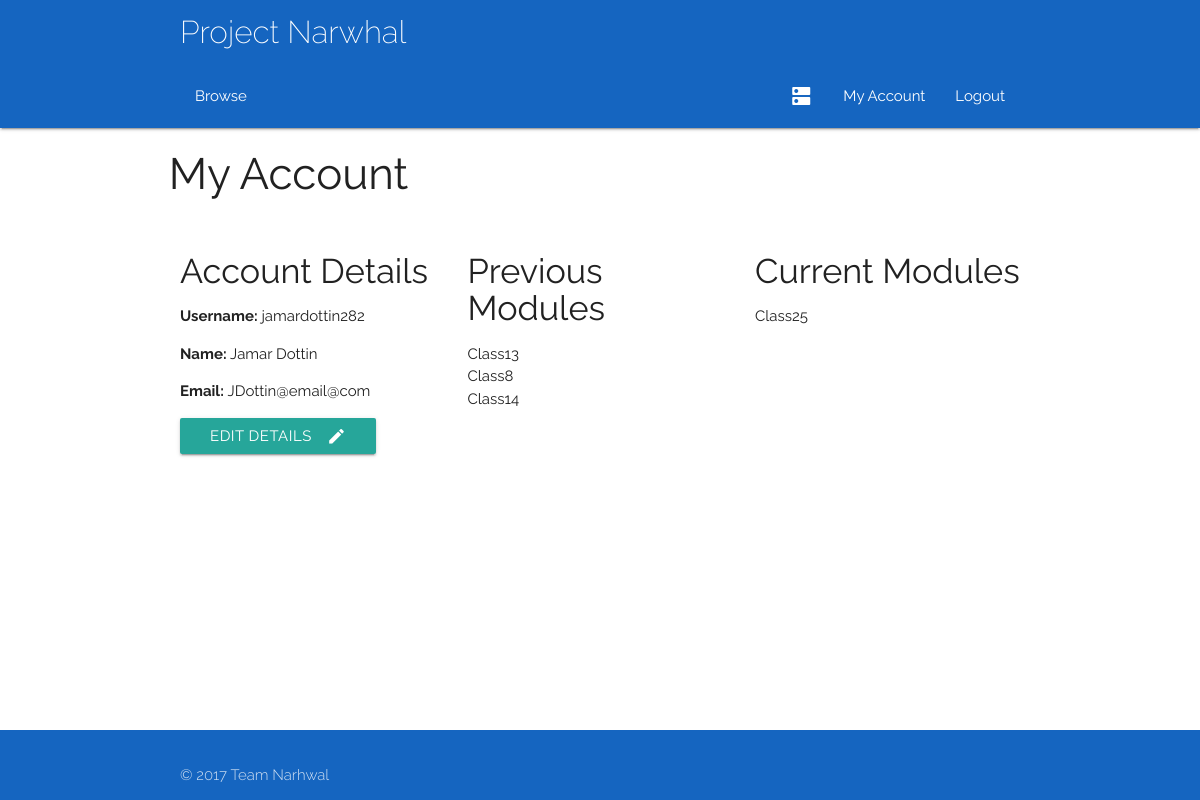
Screenshot of /myaccount (signed in) with the database file from the repository.
### app/models.py (models this page shows, shortened)
class User(db.Model):
	__tablename__ = 'User'
	userID = db.Column(db.Integer, primary_key = True)
	name = db.Column(db.String(100))
	username = db.Column(db.String(100))
	email = db.Column(db.String(100))
	password = db.Column(db.String(100))
	type = db.Column(db.String(100))
	__mapper_args__ = {
		'polymorphic_identity': 'base',
		'polymorphic_on': type
	}

class Class(db.Model):
	__tablename__ = 'Class'
	classID = db.Column(db.Integer, primary_key = True)
	coursePoint = db.Column(db.Integer, db.ForeignKey('Course.courseID'))
	course = db.relationship("Course", foreign_keys = [coursePoint])
	courseID = db.Column(db.Integer)
	title = db.Column(db.String(100))
	description = db.Column(db.String(100))
	capacity = db.Column(db.Integer)
	startDate = db.Column(db.DateTime)
	duration = db.Column(db.Integer)
	endDate = db.Column(db.DateTime)
	reqFac = db.Column(db.String(100), default = 'None')
	preTrain = relationship("Class")
	parent_id = Column(db.Integer, ForeignKey('Class.classID'))
	locationPoint = db.Column(db.Integer, db.ForeignKey('Room.roomID'))
	location = db.relationship("Room", foreign_keys = [locationPoint])
	trainerPoint = db.Column(db.Integer, db.ForeignKey('Trainer.trainerID'))
	trainer = db.relationship("Trainer", foreign_keys = [trainerPoint])
	attendanceList = db.relationship('Delegate', secondary = association_table)
	waitList = db.relationship('Delegate', secondary = waiting_table)

### app/views.py (the view)
@app.route('/myaccount')
@login_required
def myAccount():
    if current_user.type == 'Delegate':
        delClassList = getClasses(current_user)
        pastClass = history(current_user)
        futureClass = schedule(current_user)
        return render_template('myAccount.html', title='Account Details', pastClass=pastClass, futureClass=futureClass)
    elif current_user.type == 'Trainer':
        teachingList = classes(trainerPoint = current_user.trainerID)
        return render_template('myAccount.html', title='Account Details', teachingList = teachingList)
    else:
        abort(403)

### app/views.py (called while the page is built)
@login_manager.user_loader
def load_user(id):
    return models.User.query.get(id)

### queries.py (called while the page is built)
def listConvert(x):
    if(x.count() == 1):
        x = x[0]
        return x
    else:
        y = []
    for i in x:
        y.append(i)
    return y

def classes(**kwargs):
    q = models.Class.query.filter_by(**kwargs)
    q = listConvert(q)
    return q

def history(delegate):
    today = datetime.now()
    classList = delegate.classList
    results = []
    for i in classList:
        if (i.endDate < today):
            results.append(i)
    return results

def schedule(delegate):
    today = datetime.now()
    classList = delegate.classList
    results = []
    for i in classList:
        if(i.endDate > today):
            results.append(i)
    return results

def getClasses(dele):
    classList = classes()
    results = []
    for i in classList:
        if dele in i.attendanceList:
            results.append(i)
    return results

### app/templates/myAccount.html (shortened to what this page needs)
{% extends 'base.html' %} {% block content %}
<div class="container">
    <div class="row">
        <div class="l12">
            <h3>My Account</h3>
        </div>
    </div>
    <div class="row">
        <div class="{% if current_user.type == 'Delegate' %}col l4 s12{%else%}col l6 s12{%endif%} ">
            <h4>Account Details</h4>
            <p><b>Username:</b> {{current_user.username}}</p>
            <p><b>Name:</b> {{current_user.name}}</p>
            <p><b>Email: </b> {{current_user.email}}</p>
            {% if current_user.type == 'Delegate' %}
            <a href="/editdel"> <button class="btn waves-effect waves-light" input type="submit" value="Choose Date">Edit details
                <i class="material-icons right">mode_edit</i>
            </button></a>
            {% elif current_user.type == 'Trainer' %}
            <a href='/edittrain'> <button  class="btn waves-effect waves-light" input type="submit" value="Choose Date">Edit details
                <i class="material-icons right">mode_edit</i>
            </button></a>
            {% endif %}
        </div>
        {% if current_user.type == 'Delegate' %}
        <div class="col l4 s12">
            <h4>Previous Modules</h4>
            <ul>
                {% for item in pastClass %}
                <li>{{item.title}}</li>
                {% endfor %}
            </ul>
        </div>
        <div class="col l4 s12">
            <h4>Current Modules</h4>
            <ul>
                {% for item in futureClass %}
                <li>{{item.title}}</li>
                {% endfor %}
            </ul>
        </div>
        {%endif%}
    </div>
</div>
{% endblock %}

### app/static/css/style.css (style rules this page uses)
html { font-family: 'Raleway', sans-serif; }
.Site { display: flex; min-height: 100vh; flex-direction: column; }

### rows the page displays
User: username "jamardottin282", name "Jamar Dottin", email "JDottin@email@com"
Class: title "Class13"
Class: title "Class8"
Class: title "Class14"
Class: title "Class25"
